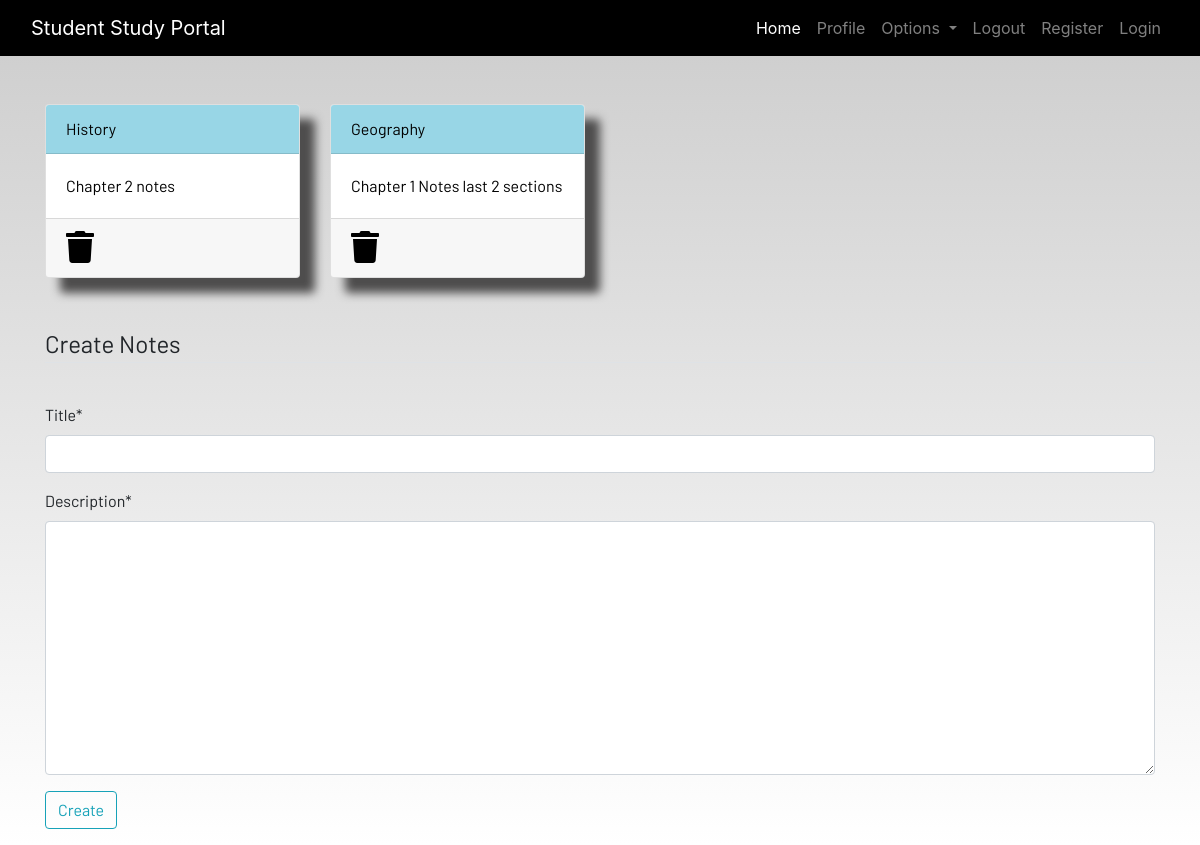
Before: /notes (signed in) with the older database file.
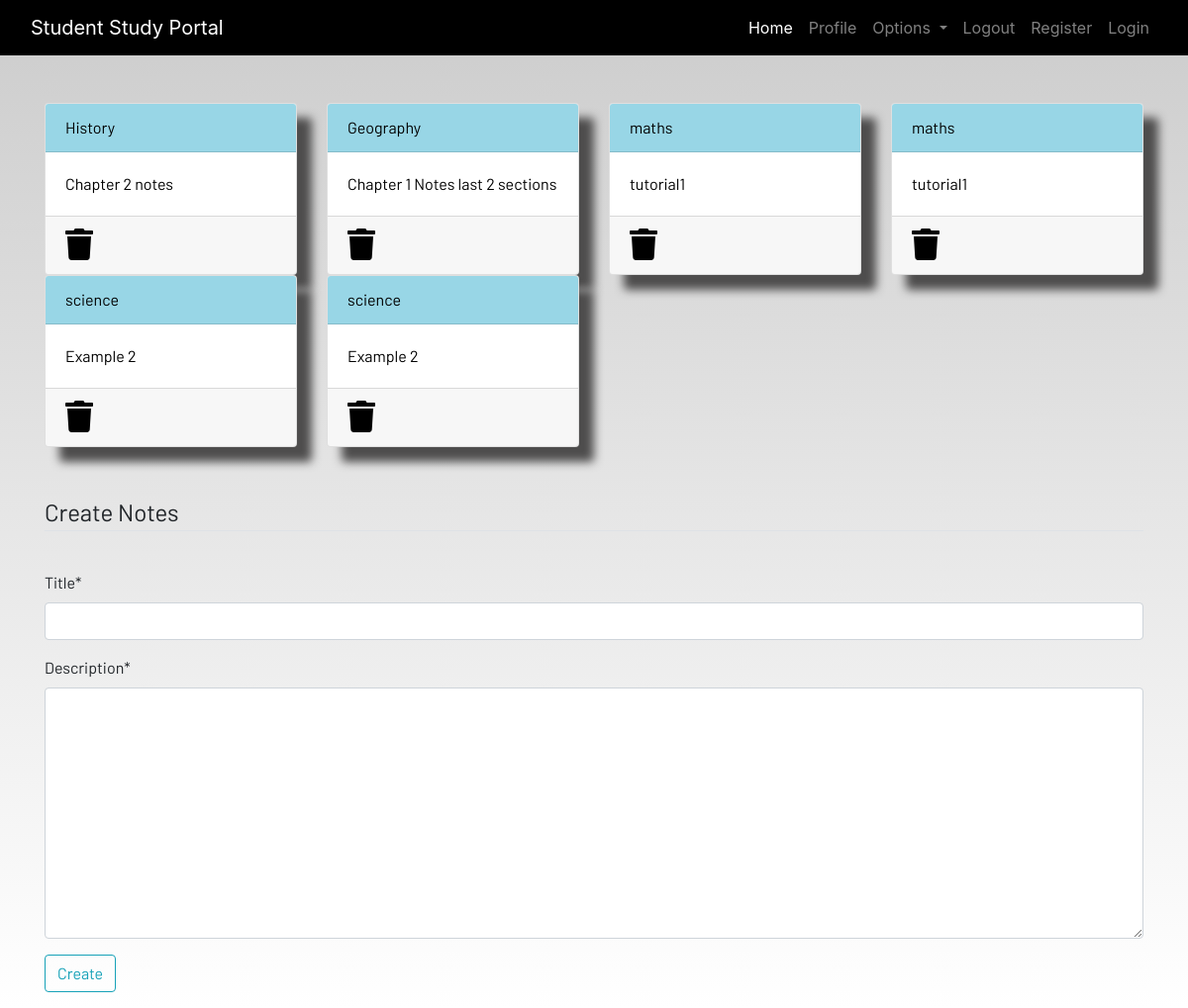
After: the same page with the newer database file.
### dashboard/models.py (models this page shows, shortened)
class Notes(models.Model):
    user=models.ForeignKey(User,on_delete=models.CASCADE)
    title=models.CharField(max_length=200)
    description=models.TextField()
    class Meta:
        verbose_name="notes"
        verbose_name_plural="notes"

### dashboard/views.py (the view)
# urls.py: path('notes',views.notes,name="notes")
def notes(request):
    if request.method== "POST":
        form=NotesForm(request.POST)
        if form.is_valid():
            notes =Notes(user=request.user,title=request.POST['title'],description=request.POST['description'])
            notes.save()
        messages.success(request, f"Notes Added form {request.user.username} Successfully")
    else:
        form =NotesForm()
    notes=Notes.objects.filter(user=request.user)
    context={'notes':notes,'form':form}
    return render(request,'dashboard/notes.html',context)

### dashboard/forms.py
class NotesForm(forms.ModelForm):
    class Meta:
        model=Notes
        fields=['title','description']

### dashboard/templates/dashboard/notes.html (shortened to what this page needs)
{% extends 'dashboard/base.html' %}
{% load static %}
{% load crispy_forms_tags %}
{% block content %}
<div class="container">
    <div class="row">
        {% for note in notes %}
        <div class="col-md-3">
            <a href="#">
                <div class="card">
                    <div class="card-header">{{note.title}}</div>
                    <div class="card-body">{{note.description|slice:"0:100"}}</div>
                    <div class="card-footer mt-auto "><a href="#">
                        <i class="fa fa-trash fa-2x"></i></a>
                    </div>
                </div>
            </a>
        </div>
        {% endfor %}
        <br><br>
    </div>
</div>
<br><br>
<div class="container">
    <form method="POST">
        <fieldset class="form-group">
            <legend class="border-bottom mb-4">Create Notes</legend>
        </fieldset>
        {{ form|crispy}}
        <div class="form-group">
            <button href="" class="btn btn-outline-info" type="submit">
                Create
            </button>
        </div>
    </form>
</div>
{% endblock content %}

### dashboard/templates/dashboard/base.html (shortened to what this page needs)
<!DOCTYPE html>
{% load static %}
<html lang="en">
<head>
  <link rel="stylesheet" href="https://stackpath.bootstrapcdn.com/bootstrap/4.3.1/css/bootstrap.min.css"
 />
  <link rel="stylesheet" href="https://use.fontawesome.com/releases/v5.7.2/css/all.css"
 />
  <link rel="stylesheet" href="{% static 'css/main.css' %}" />
</head>
<body>
  <header>
    <nav class="navbar navbar-expand-lg navbar-dark bg-dark">
      <div class="container-fluid">
        <a class="navbar-brand" href="#">Student Study Portal</a>
        <div class="collapse navbar-collapse justify-content-end" id="navbarSupportedContent">
          <ul class="navbar-nav mb-2 mb-lg-0">
            <li class="nav-item">
              <a class="nav-link active" aria-current="page" href="#">Home</a>
            </li>
            <li class="nav-item">
              <a class="nav-link" href="#">Profile</a>
            </li>
            <li class="nav-item dropdown">
              <a class="nav-link dropdown-toggle" href="#" id="navbarDropdown" role="button" data-toggle="dropdown"
                aria-haspopup="true" aria-expanded="false">
                Options
              </a>
            </li>
            <li class="nav-item">
              <a class="nav-link" href="#">Logout</a>
            </li>
            <li class="nav-item">
              <a class="nav-link" href="#">Register</a>
            </li>
            <li class="nav-item">
              <a class="nav-link" href="#">Login</a>
            </li>
          </ul>
        </div>
      </div>
    </nav>
  </header>
  <br /><br />
  <main>
    {% block content %}
    {% endblock content %}
  </main>
</body>
</html>

### static/css/main.css (style rules this page uses)
html { scroll-behavior: smooth; height: 100%; width: 100%; }
main { font-family: Barlow, Quicksand, Rubik, sans-serif, serif, 'Times New Roman', Times, serif !important; }
.navbar { background-color: rgb(0, 0, 0) !important; }
.card { box-shadow: 15px 15px 10px rgb(78, 77, 77); }
a { text-decoration: none !important; color: black; }
.card-header { color: black !important; background: rgb(152, 214, 230) !important; transition: 0.3s ease-in; }
html, body { max-width: 100%; overflow-x: hidden; height: 100%; width: 100%; }
body { background: linear-gradient(rgba(0, 0, 0, 0.2), rgba(255, 255, 255, 0.5)); overflow-x: hidden; background-repeat: no-repeat; }
.card-header { background-color: rgb(133, 204, 231); }
.col-md-3 .card { width: 100%; height: 100%; }
.fa { color: black; }

Changed rows visible on the page:
added Notes: title "maths", description "tutorial1"
added Notes: title "maths", description "tutorial1"
added Notes: title "science", description "Example 2"
added Notes: title "science", description "Example 2"
